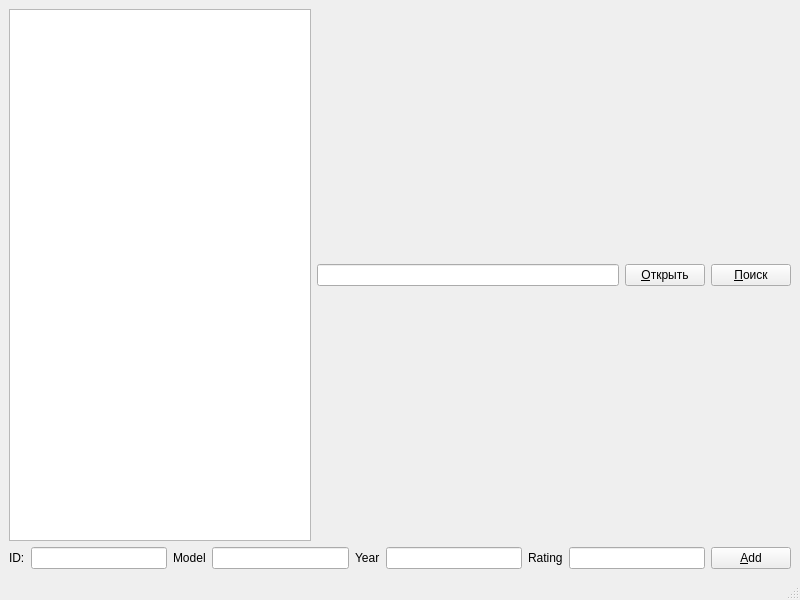
<?xml version="1.0" encoding="UTF-8"?>
<ui version="4.0">
 <class>MainWindow</class>
 <widget class="QMainWindow" name="MainWindow">
  <property name="geometry">
   <rect>
    <x>0</x>
    <y>0</y>
    <width>800</width>
    <height>600</height>
   </rect>
  </property>
  <property name="windowTitle">
   <string>MainWindow</string>
  </property>
  <widget class="QWidget" name="centralwidget">
   <layout class="QVBoxLayout" name="verticalLayout">
    <item>
     <layout class="QHBoxLayout" name="horizontalLayout">
      <item>
       <widget class="CustomColor" name="findresults"/>
      </item>
      <item>
       <widget class="QLineEdit" name="editfind"/>
      </item>
      <item>
       <widget class="QPushButton" name="bo">
        <property name="text">
         <string>&amp;Открыть</string>
        </property>
       </widget>
      </item>
      <item>
       <widget class="QPushButton" name="buttonfind">
        <property name="text">
         <string>&amp;Поиск</string>
        </property>
       </widget>
      </item>
     </layout>
    </item>
    <item>
     <layout class="QHBoxLayout" name="horizontalLayout_2">
      <item>
       <widget class="QLabel" name="label">
        <property name="text">
         <string>ID:</string>
        </property>
       </widget>
      </item>
      <item>
       <widget class="QLineEdit" name="id_add"/>
      </item>
      <item>
       <widget class="QLabel" name="label_4">
        <property name="text">
         <string>Model</string>
        </property>
       </widget>
      </item>
      <item>
       <widget class="QLineEdit" name="model_add"/>
      </item>
      <item>
       <widget class="QLabel" name="label_3">
        <property name="text">
         <string>Year</string>
        </property>
       </widget>
      </item>
      <item>
       <widget class="QLineEdit" name="year_add"/>
      </item>
      <item>
       <widget class="QLabel" name="label_2">
        <property name="text">
         <string>Rating</string>
        </property>
       </widget>
      </item>
      <item>
       <widget class="QLineEdit" name="rating_add"/>
      </item>
      <item>
       <widget class="QPushButton" name="button_add">
        <property name="text">
         <string>&amp;Add</string>
        </property>
       </widget>
      </item>
     </layout>
    </item>
   </layout>
  </widget>
  <widget class="QMenuBar" name="menubar">
   <property name="geometry">
    <rect>
     <x>0</x>
     <y>0</y>
     <width>800</width>
     <height>25</height>
    </rect>
   </property>
  </widget>
  <widget class="QStatusBar" name="statusbar"/>
 </widget>
 <customwidgets>
  <customwidget>
   <class>CustomColor</class>
   <extends>QTextBrowser</extends>
   <header location="global">customcolor.h</header>
  </customwidget>
 </customwidgets>
 <resources/>
 <connections>
  <connection>
   <sender>buttonfind</sender>
   <signal>clicked()</signal>
   <receiver>MainWindow</receiver>
   <slot>find()</slot>
   <hints>
    <hint type="sourcelabel">
     <x>787</x>
     <y>294</y>
    </hint>
    <hint type="destinationlabel">
     <x>669</x>
     <y>23</y>
    </hint>
   </hints>
  </connection>
 </connections>
 <slots>
  <slot>find()</slot>
 </slots>
</ui>
